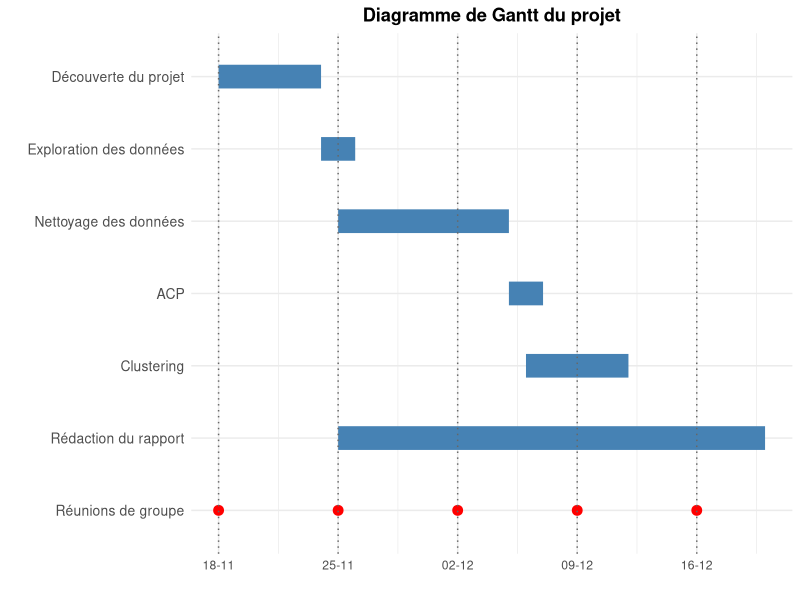

Write the R code that produced this figure.
library(ggplot2)
library(dplyr)
library(scales)

taches <- data.frame(
  Tache = c("Découverte du projet", "Exploration des données", "Nettoyage des données", "ACP", "Clustering", "Rédaction du rapport"),
  Debut = as.Date(c("2025-11-18","2025-11-24", "2025-11-25", "2025-12-05", "2025-12-06", "2025-11-25")),
  Fin = as.Date(c("2025-11-24","2025-11-26", "2025-12-05", "2025-12-07", "2025-12-12", "2025-12-20"))
)

taches <- taches %>% mutate(Duree = Fin - Debut)

reunion <- data.frame(
  Evenement = c("Réunion", "Réunion", "Réunion", "Réunion", "Réunion"),
  Date = as.Date(c("2025-11-18", "2025-11-25", "2025-12-02", "2025-12-09", "2025-12-16"))
)

y_levels <- c("Réunions de groupe", rev(taches$Tache))
taches$Tache <- factor(taches$Tache, levels = rev(taches$Tache))
reunion$Tache <- factor("Réunions de groupe", levels = y_levels)

all_dates <- seq(min(taches$Debut), max(taches$Fin), by = "7 days")

ggplot() +
  geom_segment(data = taches, 
               aes(x = Debut, xend = Fin, y = Tache, yend = Tache),
               size = 8, color = "steelblue") +
  
  geom_point(data = reunion, aes(x = Date, y = Tache),
             size = 3, color = "red") +
  
  geom_vline(xintercept = all_dates, color = "grey40", linetype = 3) +
  
  scale_x_date(
    breaks = reunion$Date,          
    date_labels = "%d-%m"
  ) +
  
  scale_y_discrete(limits = y_levels) +
  
  theme_minimal() +
  theme(
    plot.title = element_text(face = "bold", hjust = 0.5),
    axis.text.y = element_text(size = 10),
    axis.text.x = element_text(angle = 0, hjust = 0.5)
  ) +
  
  labs(
    title = "Diagramme de Gantt du projet",
    x = "",
    y = ""
  )
